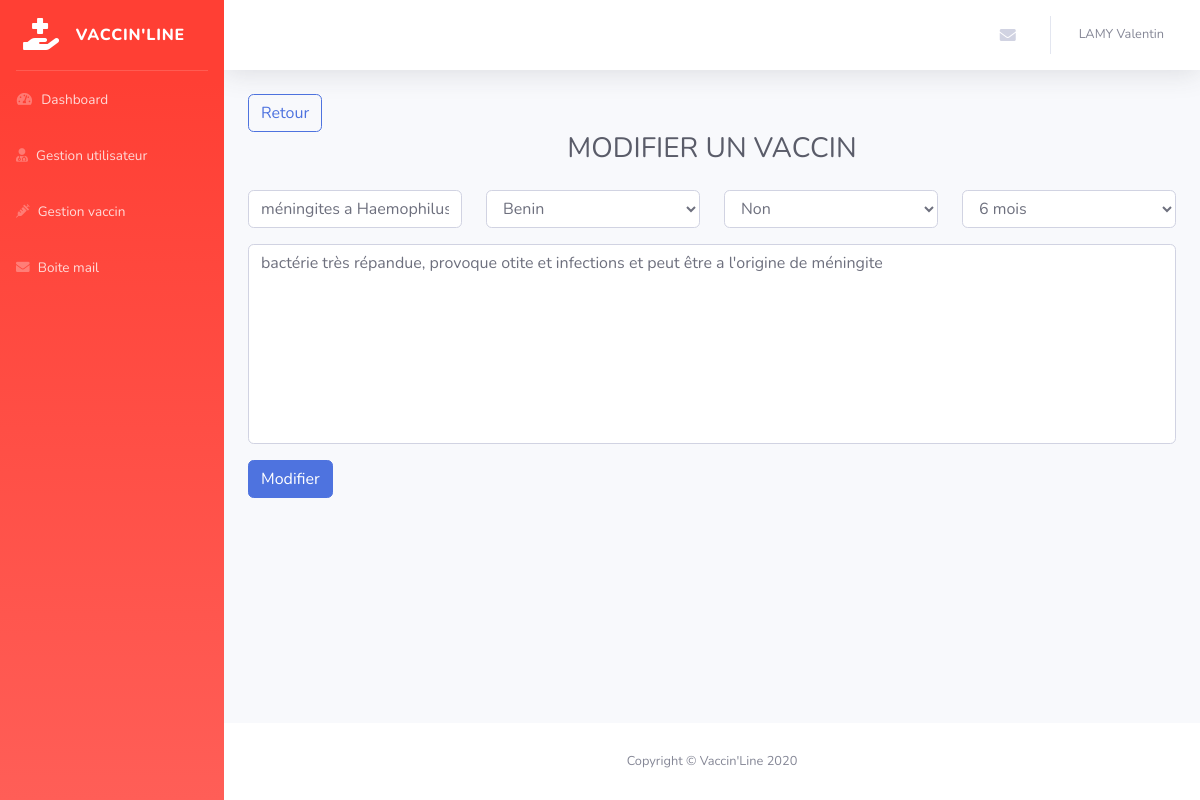
Before: /admin/modif-vaccin.php?id=2 (signed in) with the older database file.
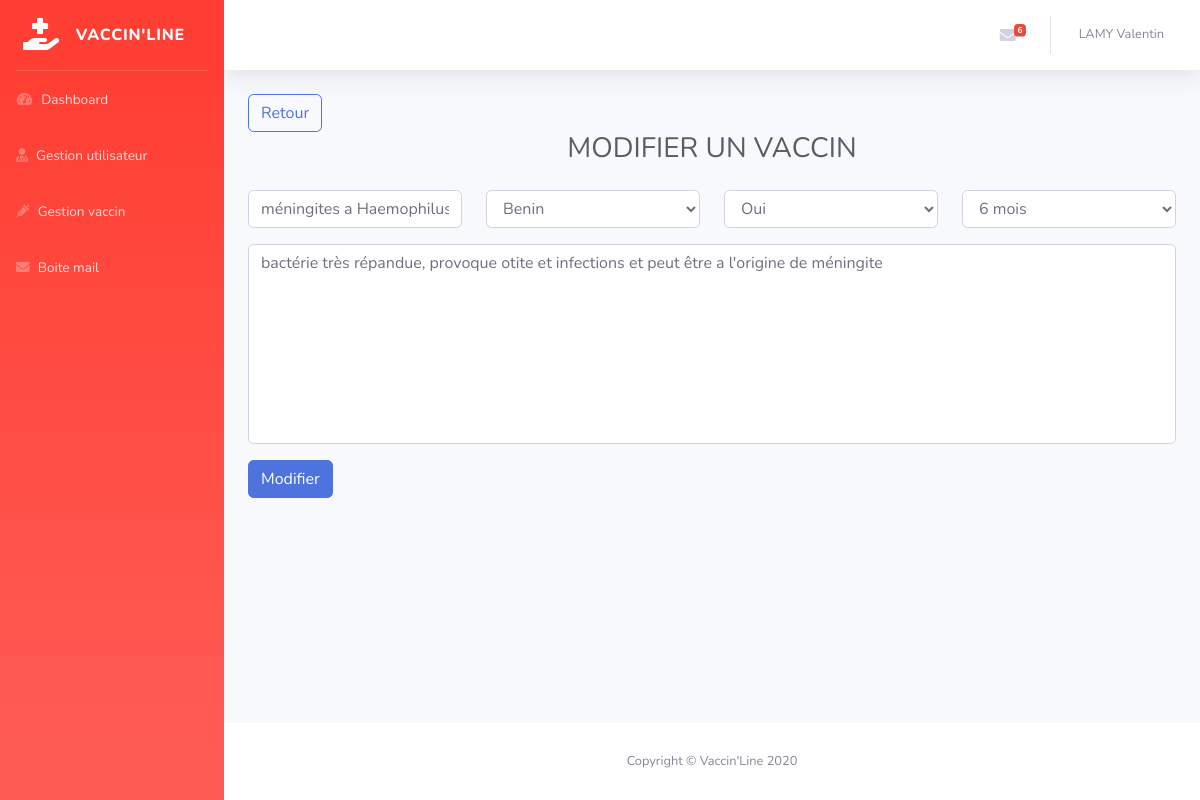
After: the same page with the newer database file.
### tables this page shows
CREATE TABLE `vl_vaccins` (
  `id` int(11) NOT NULL,
  `maladie` varchar(255) NOT NULL,
  `descriptif` varchar(255) NOT NULL,
  `expiration` int(11) NOT NULL,
  `obligatoire` varchar(20) NOT NULL
);

### inc/function.php (called while the page is built, shortened)
<?php
function TotalNonLu($contacts)
{
  $a = 0;
  foreach ($contacts as $contact) {
    if ($contact['lu'] == 'non') {
      ++$a;
    }
  }
  return $a;
}

### admin/modif-vaccin.php (the view, shortened to what the changed rows need)
<?php
include('../inc/pdo.php');
include('../inc/function.php');
$title = 'Modifier un vaccin';
$errors = array();
if (!empty($_GET['id']) && is_numeric($_GET['id'])) {
    $id = $_GET['id'];
    $sql = 'SELECT * FROM vl_vaccins WHERE id=:id';
    $statement = $pdo->prepare($sql);
    $statement->execute([':id' => $id ]);
    $singleVaccin = $statement->fetch();
} else {
    die('404');
}
$sql = "SELECT * FROM vl_contacts WHERE status = 1 AND lu = 'non'";
$query = $pdo->prepare($sql);
$query->execute();
$contacts = $query->fetchAll();
include('inc/header-back.php');
?>
    <div class="container-fluid">
        <h1 class="h3 mb-4 text-center text-gray-800"><?php echo mb_strtoupper($title); ?></h1>
        <form class="" action="modif-vaccin.php?id=<?php echo $id ?>" method="post">
            <div class="row">
                <div class="col">
                    <input type="text" name="maladie" id="maladie"
                           class="form-control <?php if (!empty($errors) && count($errors['maladie']) != 0) {
                               echo 'is-invalid';
                           } ?>" <?php if (!empty($_POST['maladie'])) {
                        echo 'value="' . $_POST['maladie'] . '"';
                    } elseif (!empty($singleVaccin['maladie'])) {
                        echo 'value="' . $singleVaccin['maladie'] . '"';
                    } ?>>
                </div>
                <div class="col">
                    <select class="form-control <?php if (!empty($errors) && count($errors['obligatoire']) != 0) {
                        echo 'is-invalid';
                    } ?>" name="obligatoire" id="obligatoire">
                        <option value="oui" <?php if (!empty($_POST['obligatoire']) && $_POST['obligatoire'] == 'oui') {
                            echo 'selected';
                        } elseif ($singleVaccin['obligatoire'] == 'oui') {
                            echo 'selected';
                        } ?>>Oui
                        </option>
                        <option value="non" <?php if (!empty($_POST['obligatoire']) && $_POST['obligatoire'] == 'non') {
                            echo 'selected';
                        } elseif ($singleVaccin['obligatoire'] == 'non') {
                            echo 'selected';
                        } ?>>Non
                        </option>
                    </select>
                </div>
            </div>
            <div class="mb-3">
                <textarea name="descriptif" style="resize: none; height: 200px;"
                          class="form-control <?php if (!empty($errors) && count($errors['descriptif']) != 0) {
                              echo 'is-invalid';
                          } ?> mt-3" id="descriptif" placeholder="le descriptif de la maladie"
                          required><?php echo $singleVaccin['descriptif'] ?></textarea>
            </div>
        </form>
    </div>
<?php
include('inc/footer-back.php');

### admin/inc/header-back.php (shortened to what the changed rows need)
<!DOCTYPE html>
<html lang="fr">
<head>
    <link href="vendor/fontawesome-free/css/all.min.css" rel="stylesheet" type="text/css">
    <link href="asset/css/sb-admin-2.min.css" rel="stylesheet">
</head>
<body id="page-top">
    <div id="wrapper">
        <div id="content-wrapper" class="d-flex flex-column">
            <div id="content">
                <nav class="navbar navbar-expand navbar-light bg-white topbar mb-4 static-top shadow">
                    <ul class="navbar-nav ml-auto">
                        <li class="nav-item dropdown no-arrow mx-1">
                            <a class="nav-link dropdown-toggle" href="#" id="messagesDropdown" role="button"
                                data-toggle="dropdown" aria-haspopup="true" aria-expanded="false">
                                <i class="fas fa-envelope fa-fw"></i>
                                  <?php if (TotalNonLu($contacts) > 0 ): ?>
                                    <span class="badge badge-danger badge-counter"><?php echo TotalNonLu($contacts) ?></span>
                                  <?php endif; ?>
                            </a>
                        </li>
                    </ul>
                </nav>

Changed rows visible on the page:
changed vl_vaccins "méningites a Haemophilus influenzae de type b": obligatoire "Non" → "Oui"
Other visible differences:
TotalNonLu($contacts): (not shown) → "6"
